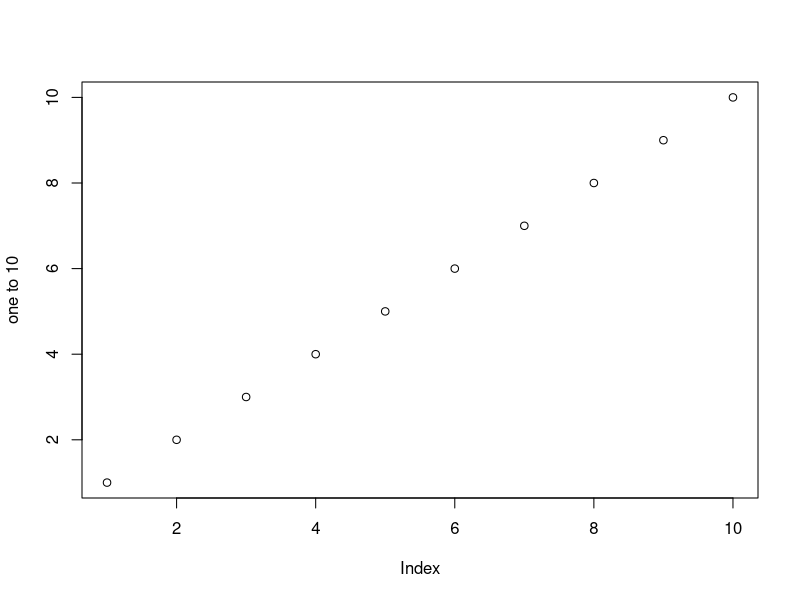

Recreate this plot in R.
## ---- chunk 1
knitr::opts_chunk$set(echo = TRUE)
## ---- chunk 2
summary(cars)
## ---- chunk 3
plot(1:10, ylab =  "one to 10")
